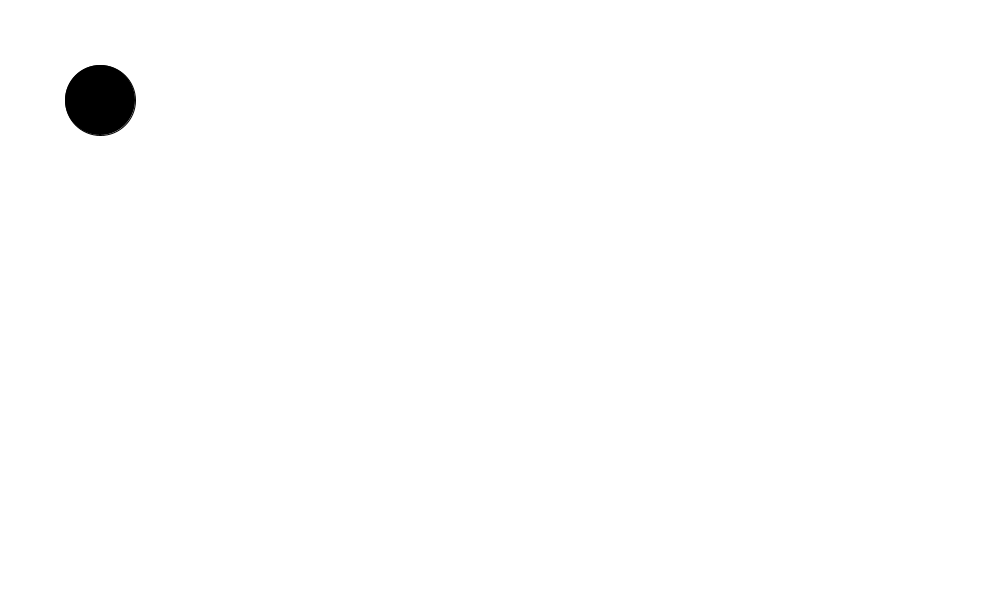
Frame 1 (no input)
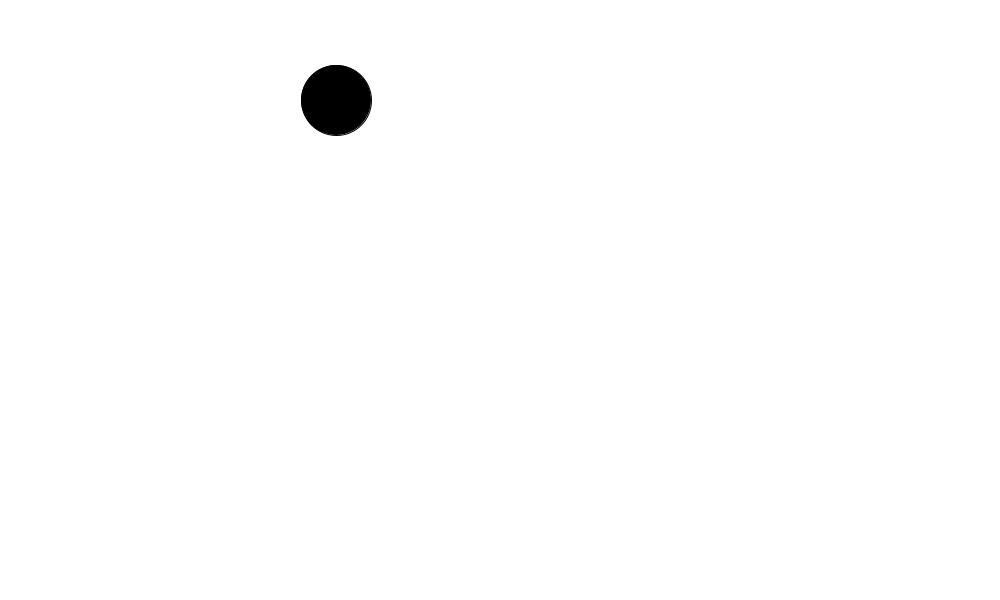
Frame 60 (the mouse pressed at the canvas centre just before this capture)
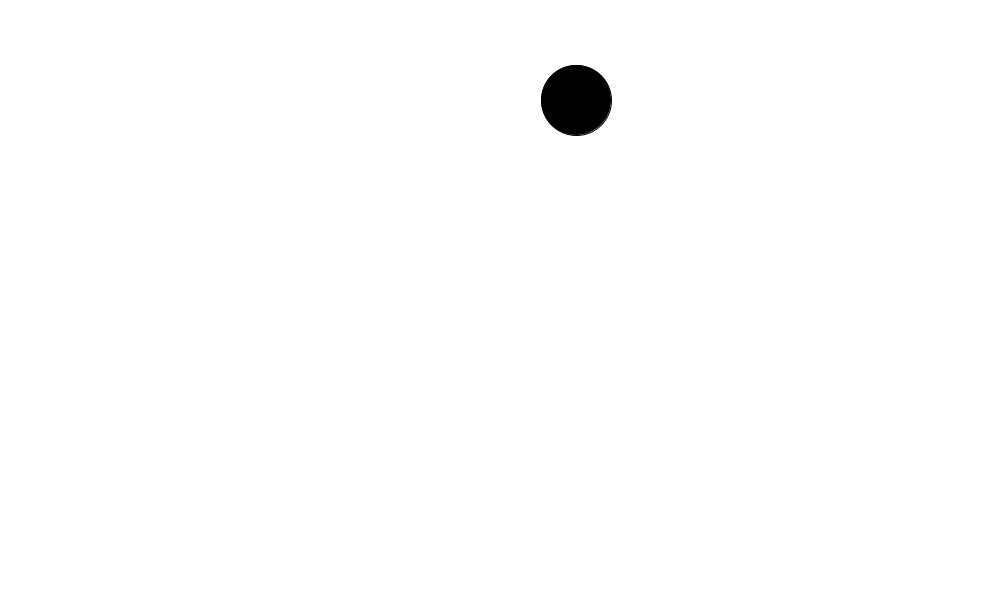
Frame 120 (the mouse held since frame 60 and released just before this capture)

The Processing sketch that drew these frames (run headless with seeded random() and noise(); from frame 60 on, the mouse is pressed at the canvas centre):

// Processing sketch: PingPong
// ── PingPong.pde
int x, y;
int wallLocation;
int VelX;
void setup(){
  x = 100;
  y = 100;
  VelX = 4;
  wallLocation = 800;
  size(1000, 600);
}

void draw (){
  fill(0);
  background(255);
  ellipse(x, y, 70, 70);
  x+=VelX;
  if(x>960) VelX = VelX*-1;
  if(x<40) VelX = VelX*-1;
} 
